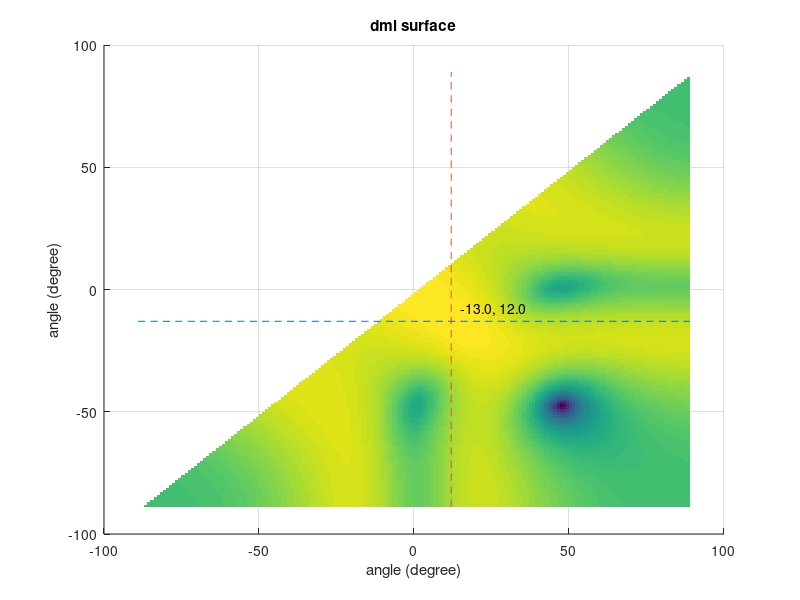

Write MATLAB code to recreate this figure.
%-------------------------------------------------------------------------------
  %
  %  Filename       : survey_dml.m
  %  Author         : Huang Leilei
  %  Created        : 2020-05-20
  %  Description    : survey_dml
  %
%-------------------------------------------------------------------------------
  %
  %  Modified       : 2020-05-21 by HLL
  %  Description    : updated according to survey dbf
  %
%-------------------------------------------------------------------------------

%*** INIT **********************************************************************
%clc;
%clear;
close all;
if ~exist('dump', 'dir')
    mkdir dump
end
tic;




%*** PARAMETER *****************************************************************
 NUMB_RND         = 1;                               % number of test rounds
%NUMB_RND         = 1000;

 NUMB_SMP         = 1;                               % number of samples
 INDX_FIG         = 1;                               % index  of figure

 DATA_DIS_ANT     = 0.5 * (0:3);                     % data   of antenna's distances in lamda
%DATA_DIS_ANT     = 0.5 * [0,1,4,6];
%DATA_DIS_ANT     = 0.5 * [(0:3),(0:3)+3+1];
%DATA_DIS_ANT     = 0.5 * [[0,1,4,6],[0,1,4,6]+6+1];
 DATA_DIS_ANT     = DATA_DIS_ANT';

 DATA_COE_WIN     = ones(1, numel(DATA_DIS_ANT));    % data   of window coefficient  in "1"
%DATA_COE_WIN     = [0.5, 1, 1 ,0.5];
 DATA_COE_WIN     = DATA_COE_WIN';

%DATA_ANG_OBJ     = 0;                               % data   of objects' angles     in degree
%DATA_ANG_OBJ     = [-3, 3];
%DATA_ANG_OBJ     = [-6, 6];
 DATA_ANG_OBJ     = [-12, 12];
%DATA_ANG_OBJ     = [-24, 24];
%DATA_ANG_OBJ     = [0, 12];

 DATA_POW_OBJ     = [0, 0];                          % data   of objects' powers     in dB
 DATA_SNR         = 20;                              % data   of snr                 in dB

%DATA_DLT_ANG_TST = 0.1;                             % data   of test angles' delta  in degree
 DATA_DLT_ANG_TST = 1;

 DATA_RNG_ANG_TST = 89;                              % data   of test angles' range  in degree




%%*** DERIVED PARAMETER *********************************************************
DATA_ANG_TST     = -DATA_RNG_ANG_TST:DATA_DLT_ANG_TST:DATA_RNG_ANG_TST;
NUMB_ANT         = numel(DATA_DIS_ANT);
NUMB_OBJ         = numel(DATA_ANG_OBJ);
NUMB_ANG_TST     = numel(DATA_ANG_TST);
DATA_ANG_AMB_MAX = asin(1 / (DATA_DIS_ANT(2  ) - DATA_DIS_ANT(1)) / 2) / pi * 180;
fprintf('max non-ambiguity angle of objects is about %.2f degree\n', DATA_ANG_AMB_MAX);




%*** MAIN BODY *****************************************************************
%% prepare datP
datPTst = ones(NUMB_ANT, NUMB_ANT, NUMB_ANG_TST, NUMB_ANG_TST);
for idxAng0 = 1:NUMB_ANG_TST
    datAng0 = DATA_ANG_TST(idxAng0);
    for idxAng1 = (idxAng0+1):NUMB_ANG_TST
        datAng1 = DATA_ANG_TST(idxAng1);
        datA = [exp(1i * 2 * pi * DATA_DIS_ANT * sin(datAng0 / 180 * pi))     ...
               ,exp(1i * 2 * pi * DATA_DIS_ANT * sin(datAng1 / 180 * pi))]    ...
        ;
        datP = datA * (datA' * datA)^-1 * datA';
        datPTst(:, :, idxAng0, idxAng1) = datP;
    end
end


%% traverse
idxAngRnd = ones(2, NUMB_RND);
for idxRnd = 1:NUMB_RND
    %% prepare datSig
    datSig = 0;
    for idxObj = 1:NUMB_OBJ
        datAmp = 10^(DATA_POW_OBJ(idxObj) / 20) / 2^0.5;
        datPha = exp(-1i * 2 * pi * rand);
        datSig = datSig + datAmp .* exp(1i * 2 * pi * DATA_DIS_ANT * sin(DATA_ANG_OBJ(idxObj) / 180 * pi)) * datPha;
    end


    %% prepare datR
    datRSum = 0;
    for idxSmp = 1:NUMB_SMP
        datRTmp = awgn(datSig, DATA_SNR, 'measured');
        datRTmp = datRTmp .* DATA_COE_WIN;
        datRSum = datRSum + datRTmp * datRTmp';
    end
    datR = datRSum / NUMB_SMP;
    %datSmpSum = 0;
    %for idxSmp = 1:NUMB_SMP
    %    datSmpTmp = awgn(datSig, DATA_SNR, 'measured');
    %    datSmpTmp = datSmpTmp .* DATA_COE_WIN;
    %    datSmpSum = datSmpSum + datSmpTmp;
    %end
    %datSmp = datSmpSum / NUMB_SMP;
    %datR = datSmp * datSmp';

    %% get best cost and index
    datPowTst = ones(NUMB_ANG_TST, NUMB_ANG_TST) * -inf;
    datPowBst = -inf;
    for idxAng0 = 1:NUMB_ANG_TST
        for idxAng1 = idxAng0+1:NUMB_ANG_TST
            datPowTmp = datPTst(:, :, idxAng0, idxAng1) * datR;
            datPow = 20 * log10(abs(trace(datPowTmp)));
            %datPowTmpA = datPTst(:, :, idxAng0, idxAng1) * datRTmp;
            %datPowA = 20 * log10(norm(datPowTmpA));
            if datPow > datPowBst
                datPowBst = datPow;
                idxAngRnd(:, idxRnd) = [idxAng0, idxAng1];
            end
            datPowTst(idxAng0, idxAng1) = datPow;
        end
    end


    %% plot
    if NUMB_RND == 1
        % open figure
        figure(INDX_FIG); INDX_FIG = INDX_FIG + 1;
        % surface
        surface(DATA_ANG_TST, DATA_ANG_TST, datPowTst - max(max(datPowTst)), 'LineStyle', 'none');
        hold on;
        % peak
        datAng0 = DATA_ANG_TST(idxAngRnd(1, idxRnd));
        datAng1 = DATA_ANG_TST(idxAngRnd(2, idxRnd));
        plot(DATA_ANG_TST, ones(1, NUMB_ANG_TST) * datAng0, '--');
        plot(ones(1, NUMB_ANG_TST) * datAng1, DATA_ANG_TST, '--');
        text(datAng1 + 3, datAng0 + 5, [num2str(datAng0,'%.1f'), ', ', num2str(datAng1,'%.1f')]);
        hold off;
        % tune figure
        set(gcf, 'position', [800, 300, 500, 400]);
        grid on;
        title('dml surface');
        xlabel('angle (degree)');
        ylabel('angle (degree)');
        % save figure
        fig = getframe(gcf);
        img = frame2im(fig);
        imwrite(img, 'dump/surface.png');
    end
end


%% analyze
if NUMB_RND > 1
    figure(INDX_FIG); INDX_FIG = INDX_FIG + 1;
    for idxObj = 1:2
        % calculate
        datAng = DATA_ANG_TST(idxAngRnd(idxObj, :));
        err = sum((datAng - DATA_ANG_OBJ(min(NUMB_OBJ, idxObj))) .^ 2) / NUMB_RND;
        % log
        fprintf('most solved angle (and averaged SSE) of object %d is %.2f (and %.2f), which should be %.2f\n', idxObj, mode(datAng), err, DATA_ANG_OBJ(min(NUMB_OBJ, idxObj)));
        % plot
        subplot(2, 1, idxObj);
        histogram(datAng, DATA_ANG_TST - 0.5 * DATA_DLT_ANG_TST);
        % tune figure
        set(gcf, 'position', [800, 300, 1200, 400]);
        grid on;
        title(['histogram of solved angle (object ', num2str(idxObj)', ')']);
        xlabel('angle (degree)');
        ylabel('number');
        % save figure
        fig = getframe(gcf);
        img = frame2im(fig);
        imwrite(img, 'dump/histo.png');
    end
end




%% post
toc;
